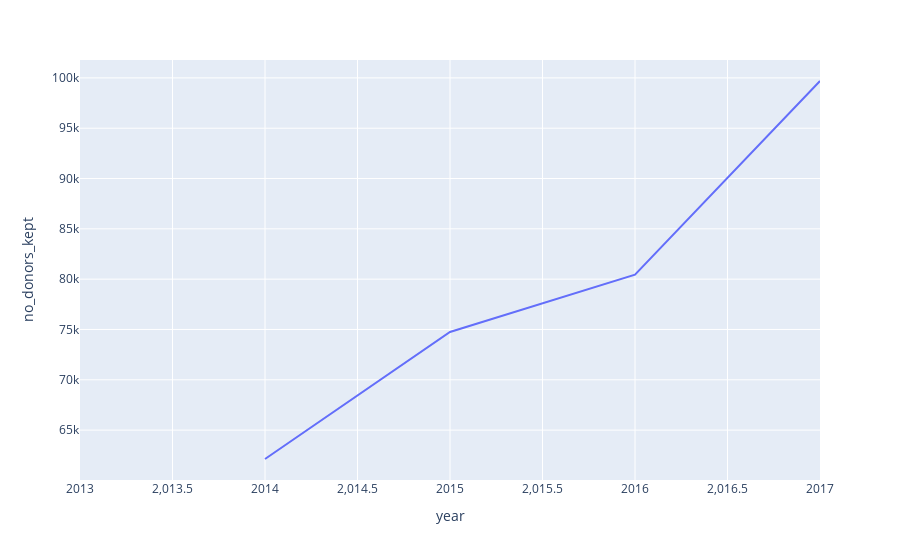

Write notebook code for a chart like this one.
### Code cell
fig = px.line(churn_by_year, x="year", y="no_donors_kept")
fig.show()

### Figure 1 — Plotly figure (JSON) as saved in the notebook; plotly's stock layout.template omitted (floating-point values rounded to 4 significant figures)
{"data": [{"hovertemplate": "year=%{x}<br>no_donors_kept=%{y}<extra></extra>", "legendgroup": "", "line": {"color": "#636efa", "dash": "solid"}, "mode": "lines", "name": "", "orientation": "h", "showlegend": false, "type": "scatter", "x": [2013, 2014, 2015, 2016, 2017], "xaxis": "x", "y": ["n/a", 62130, 74747, 80447, 99691], "yaxis": "y"}], "layout": {"legend": {"tracegroupgap": 0}, "margin": {"t": 60}, "xaxis": {"anchor": "y", "domain": [0, 1], "title": {"text": "year"}}, "yaxis": {"anchor": "x", "domain": [0, 1], "title": {"text": "no_donors_kept"}}}}
